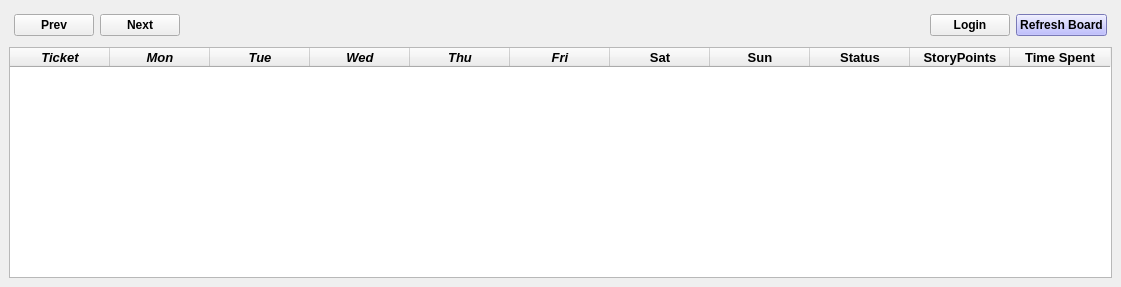
<?xml version="1.0" encoding="UTF-8"?>
<ui version="4.0">
 <class>JiRaTool</class>
 <widget class="QMainWindow" name="JiRaTool">
  <property name="geometry">
   <rect>
    <x>0</x>
    <y>0</y>
    <width>1121</width>
    <height>287</height>
   </rect>
  </property>
  <property name="minimumSize">
   <size>
    <width>1121</width>
    <height>287</height>
   </size>
  </property>
  <property name="maximumSize">
   <size>
    <width>16777215</width>
    <height>287</height>
   </size>
  </property>
  <property name="windowTitle">
   <string>MainWindow</string>
  </property>
  <widget class="QWidget" name="centralwidget">
   <layout class="QVBoxLayout" name="verticalLayout">
    <item>
     <layout class="QHBoxLayout" name="horizontalLayout">
      <property name="leftMargin">
       <number>5</number>
      </property>
      <property name="topMargin">
       <number>5</number>
      </property>
      <property name="rightMargin">
       <number>5</number>
      </property>
      <property name="bottomMargin">
       <number>5</number>
      </property>
      <item>
       <widget class="QPushButton" name="prev_btn">
        <property name="maximumSize">
         <size>
          <width>100</width>
          <height>16777215</height>
         </size>
        </property>
        <property name="font">
         <font>
          <bold>true</bold>
         </font>
        </property>
        <property name="text">
         <string>Prev</string>
        </property>
       </widget>
      </item>
      <item>
       <widget class="QPushButton" name="next_btn">
        <property name="maximumSize">
         <size>
          <width>100</width>
          <height>16777215</height>
         </size>
        </property>
        <property name="font">
         <font>
          <bold>true</bold>
         </font>
        </property>
        <property name="text">
         <string>Next</string>
        </property>
       </widget>
      </item>
      <item>
       <spacer name="horizontalSpacer">
        <property name="orientation">
         <enum>Qt::Horizontal</enum>
        </property>
        <property name="sizeHint" stdset="0">
         <size>
          <width>40</width>
          <height>20</height>
         </size>
        </property>
       </spacer>
      </item>
      <item>
       <widget class="QPushButton" name="auth_btn">
        <property name="font">
         <font>
          <bold>true</bold>
         </font>
        </property>
        <property name="text">
         <string>Login</string>
        </property>
       </widget>
      </item>
      <item>
       <widget class="QPushButton" name="refresh_btn">
        <property name="font">
         <font>
          <bold>true</bold>
         </font>
        </property>
        <property name="styleSheet">
         <string notr="true">background-color: rgb(0, 255, 0);
background-color: rgb(170, 170, 255);</string>
        </property>
        <property name="text">
         <string>Refresh Board</string>
        </property>
       </widget>
      </item>
     </layout>
    </item>
    <item>
     <widget class="QTableWidget" name="jira_task_list_table">
      <property name="font">
       <font>
        <pointsize>10</pointsize>
        <bold>true</bold>
       </font>
      </property>
      <property name="horizontalScrollBarPolicy">
       <enum>Qt::ScrollBarAsNeeded</enum>
      </property>
      <property name="gridStyle">
       <enum>Qt::SolidLine</enum>
      </property>
      <property name="columnCount">
       <number>11</number>
      </property>
      <column>
       <property name="text">
        <string>Ticket</string>
       </property>
       <property name="font">
        <font>
         <pointsize>10</pointsize>
         <italic>true</italic>
         <bold>true</bold>
         <underline>false</underline>
        </font>
       </property>
       <property name="background">
        <color>
         <red>0</red>
         <green>170</green>
         <blue>127</blue>
        </color>
       </property>
      </column>
      <column>
       <property name="text">
        <string>Mon</string>
       </property>
       <property name="font">
        <font>
         <pointsize>10</pointsize>
         <italic>true</italic>
         <bold>true</bold>
        </font>
       </property>
       <property name="background">
        <color>
         <red>0</red>
         <green>170</green>
         <blue>127</blue>
        </color>
       </property>
      </column>
      <column>
       <property name="text">
        <string>Tue</string>
       </property>
       <property name="font">
        <font>
         <pointsize>10</pointsize>
         <italic>true</italic>
         <bold>true</bold>
        </font>
       </property>
       <property name="background">
        <color>
         <red>0</red>
         <green>170</green>
         <blue>127</blue>
        </color>
       </property>
      </column>
      <column>
       <property name="text">
        <string>Wed</string>
       </property>
       <property name="font">
        <font>
         <pointsize>10</pointsize>
         <italic>true</italic>
         <bold>true</bold>
        </font>
       </property>
      </column>
      <column>
       <property name="text">
        <string>Thu</string>
       </property>
       <property name="font">
        <font>
         <pointsize>10</pointsize>
         <italic>true</italic>
         <bold>true</bold>
        </font>
       </property>
      </column>
      <column>
       <property name="text">
        <string>Fri</string>
       </property>
       <property name="font">
        <font>
         <pointsize>10</pointsize>
         <italic>true</italic>
         <bold>true</bold>
        </font>
       </property>
      </column>
      <column>
       <property name="text">
        <string>Sat</string>
       </property>
       <property name="font">
        <font>
         <pointsize>10</pointsize>
         <bold>true</bold>
        </font>
       </property>
      </column>
      <column>
       <property name="text">
        <string>Sun</string>
       </property>
       <property name="font">
        <font>
         <pointsize>10</pointsize>
         <italic>false</italic>
         <bold>true</bold>
        </font>
       </property>
      </column>
      <column>
       <property name="text">
        <string>Status</string>
       </property>
       <property name="font">
        <font>
         <pointsize>10</pointsize>
         <bold>true</bold>
        </font>
       </property>
       <property name="background">
        <color>
         <red>142</red>
         <green>255</green>
         <blue>231</blue>
        </color>
       </property>
      </column>
      <column>
       <property name="text">
        <string>StoryPoints</string>
       </property>
      </column>
      <column>
       <property name="text">
        <string>Time Spent</string>
       </property>
      </column>
     </widget>
    </item>
   </layout>
  </widget>
 </widget>
 <resources/>
 <connections/>
</ui>
